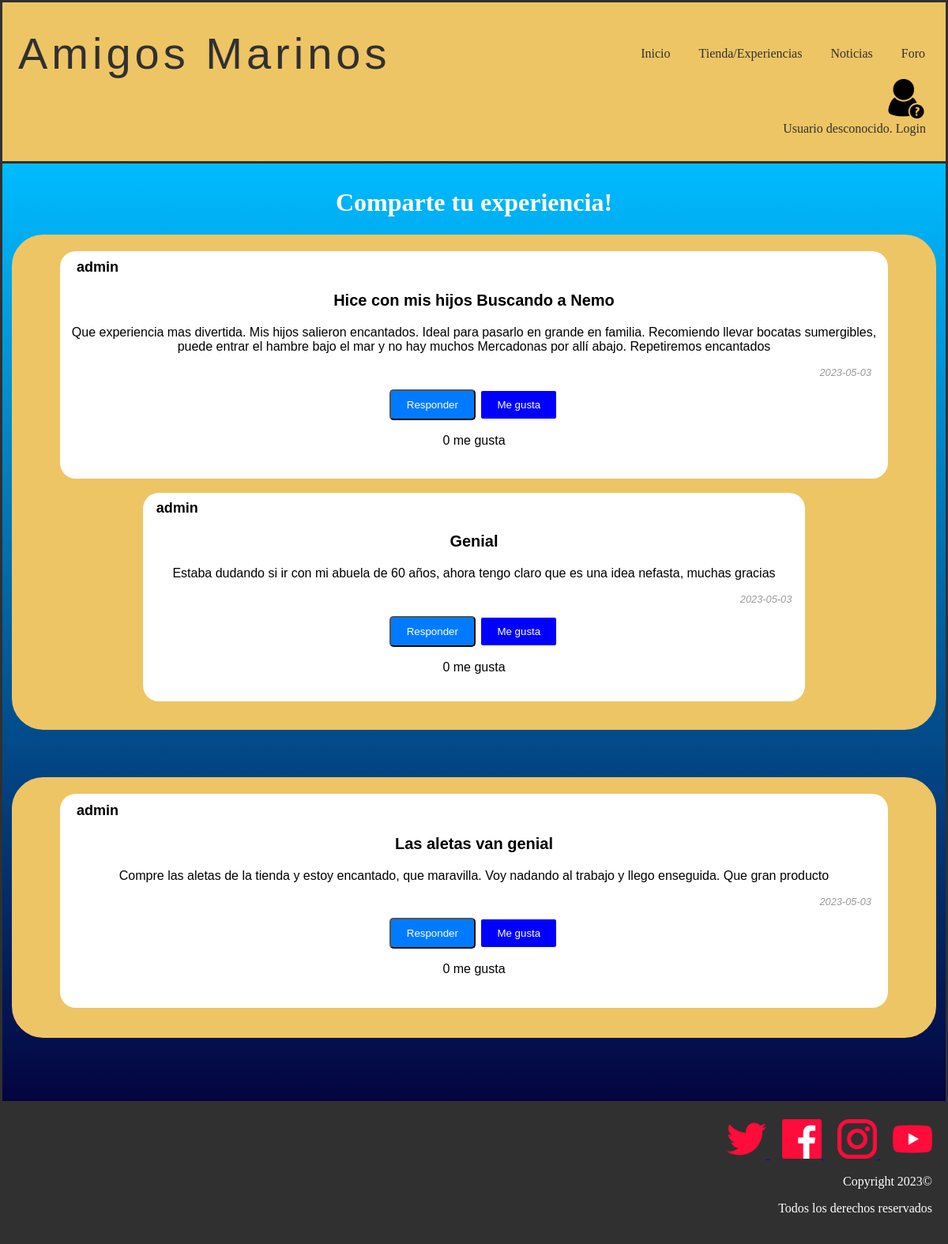
Before: /foro.php with the older database file.
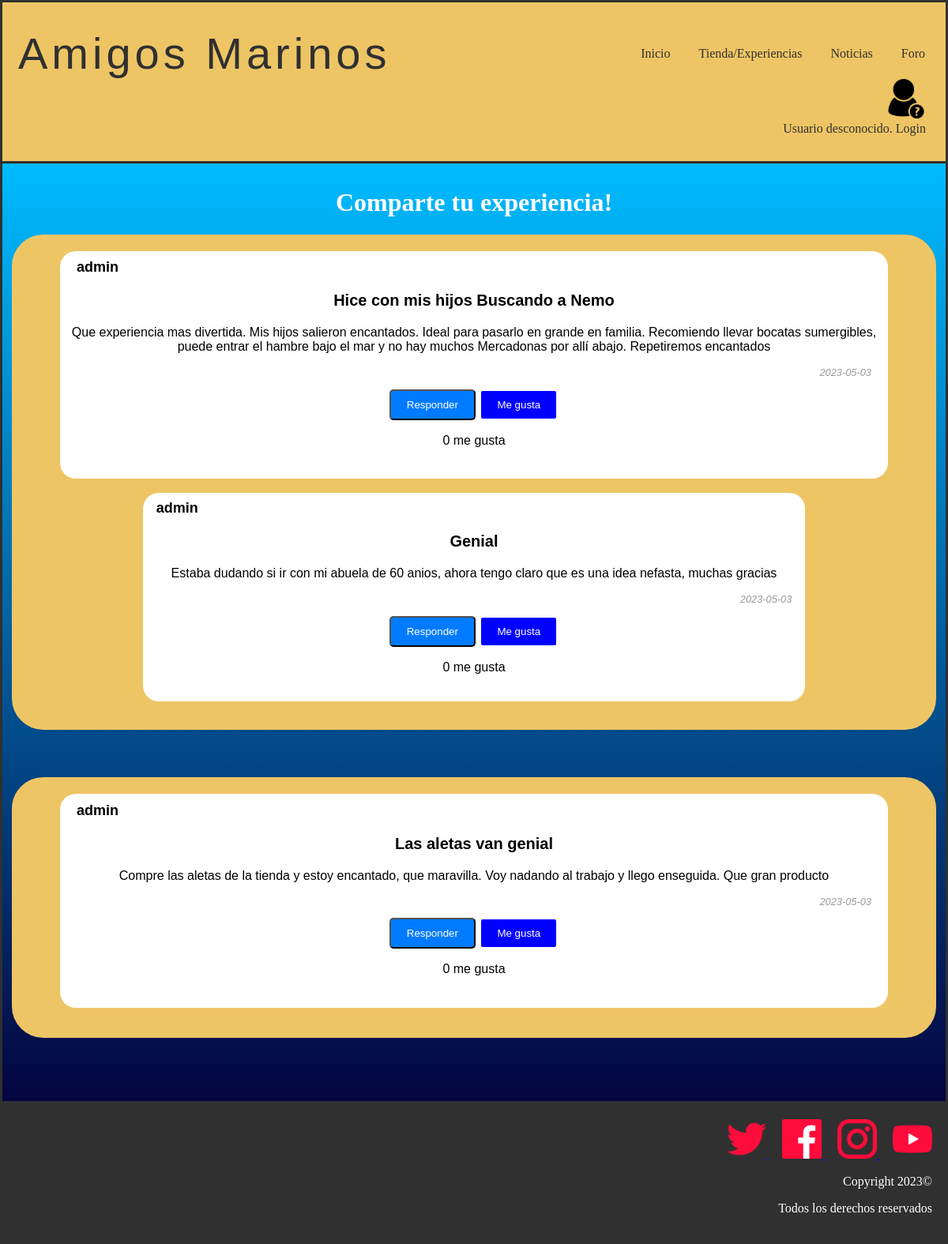
After: the same page with the newer database file.
### tables this page shows
CREATE TABLE IF NOT EXISTS `comentario` (
  `id` int(11) NOT NULL AUTO_INCREMENT,
  `titulo` varchar(40) NOT NULL,
  `usuario` varchar(15) NOT NULL,
  `padre` int(11) DEFAULT NULL,
  `contenido` text NOT NULL,
  `fecha_de_creacion` date NOT NULL,
  `me_gusta` int(11) NOT NULL,
  PRIMARY KEY (`id`),
  UNIQUE KEY `Titulo` (`titulo`),
  KEY `Usuario` (`usuario`)
);

### includes/comentario.php (called while the page is built, shortened)
<?php
class comentario{
private $id;
private $usuario;
private $padre;
private $contenido;
private $fecha_de_creacion;
private $meGusta;
private $titulo;
public function __construct($id=null,$titulo,$usuario,$padre,$contenido,$fecha_de_creacion, $meGusta){
    $this->id=$id;
    $this->titulo=$titulo;
    $this->usuario=$usuario;
    $this->padre=$padre;
    $this->contenido=$contenido;
    $this->fecha_de_creacion=$fecha_de_creacion;
    $this->meGusta = $meGusta;
}
public static function cargarComentarios(){
    $comentarios=[];
    $conn = Aplicacion::getInstance()->getConexionBd();
    $query = sprintf("SELECT * FROM comentario ORDER BY me_gusta DESC");
    $resultado = mysqli_query($conn, $query);
    $i = 0;
    if(mysqli_num_rows($resultado) > 0){
        while($fila = $resultado->fetch_assoc()){
            $comentarios[$i] = new comentario($fila["id"], $fila["titulo"], $fila["usuario"], $fila["padre"], $fila["contenido"], $fila["fecha_de_creacion"], $fila["me_gusta"]);
            $i++;
        }
    }
    return $comentarios;
}
public function getUsuario(){
    return $this->usuario;
}
public function getTitulo(){
    return $this->titulo;
}
public function getContenido(){
    return $this->contenido;
}
public function getFecha(){
    return $this->fecha_de_creacion;
}
public function getPadre(){
    return $this->padre;
}
public function getId(){
    return $this->id;
}
public function getMeGusta(){
    return $this->meGusta;
}
    public function cargarRespuestas(){
        $comentarios = [];
        $conn = Aplicacion::getInstance()->getConexionBd();
        $query = sprintf("SELECT * FROM comentario WHERE padre='%d'", $this->id);
        $rs = $conn->query($query);
        $i = 0;
        if(mysqli_num_rows($rs) > 0){
            while($fila = $rs->fetch_assoc()){
                $comentarios[$i] = new comentario($fila["id"], $fila["titulo"], $fila["usuario"], $fila["padre"], $fila["contenido"], $fila["fecha_de_creacion"], $fila["me_gusta"]);
                $i++;
            }
            return $comentarios;
        }
        else{
            return false;
        }
    }
}
?>

### foro.php (the view, shortened to what this page needs)
<?php
    require_once './includes/comentario.php';
?>
<?php
    function mostrarComentario($comentario, $nivel){
        ?>
            <div class="hilo">
                <div class="comment-box">
                    <p class="user-name"><?php echo $comentario->getUsuario();?></p>
                    <h3 class="comment-title"><?php echo $comentario->getTitulo()?></h3>
                    <p class="comment-text"><?php echo $comentario->getContenido()?></p>
                    <p class="created-at"><?php echo $comentario->getFecha()?></p>
                    <button onclick="mostrarFormRespuesta('<?php echo $comentario->getId(); ?>')">Responder</button>
                    <?php echo '<button id="boton-me-gusta-'.$comentario->getId().'" class="like-btn" onclick="darMeGusta('.$comentario->getId().')">Me gusta</button>'?>
                    <div class="contador-me-gusta">
                        <?php echo '<p id="contador-me-gusta-'.$comentario->getId().'">'.$comentario->getMeGusta().' me gusta</p>'?>
                    </div>
                </div>
                <span class="like-count"><?php $comentario->getMeGusta()?></span>
            </div>
            <div class="respuestas">
                <?php
                $respuestas = $comentario->cargarRespuestas();
                if($respuestas!=false){
                    foreach($respuestas as $respuesta){
                        ?>
                        <div class="container_respuesta">
                            <?php
                            $nivNuevo = $nivel + 1;
                            mostrarComentario($respuesta, $nivNuevo);
                            ?>
                        </div>
                        <?php
                    }
                }?>
            </div>
        <?php
    }
?>
<!DOCTYPE html>
<html>
    <head>
        <link rel="stylesheet" type="text/css" href="./css/style.css"/>
    </head>
    <body>
        <?php
            require ('./includes/comun/cabecera.php');
        ?>
        <main>
            <div class="container">
                <h1>Comparte tu experiencia!</h1>
                <?php
                    $comentarios = comentario::cargarComentarios();
                    foreach($comentarios as $comentario)
                    {
                        if($comentario->getPadre() == 0)
                        {
                            echo "<div class='conversacion'>";
                            mostrarComentario($comentario, 0);
                            echo "</div>";
                        }
                    }
                    ?>
            </div>
        </main>
        <?php
            require('./includes/comun/pie.php');
        ?>
</html>

Changed rows visible on the page:
changed comentario "Genial": contenido "Estaba dudando si ir con mi abuela de 60 años, ahora tengo claro que es una idea nefasta, muchas gracias" → "Estaba dudando si ir con mi abuela de 60 anios, ahora tengo claro que es una idea nefasta, muchas gracias"
